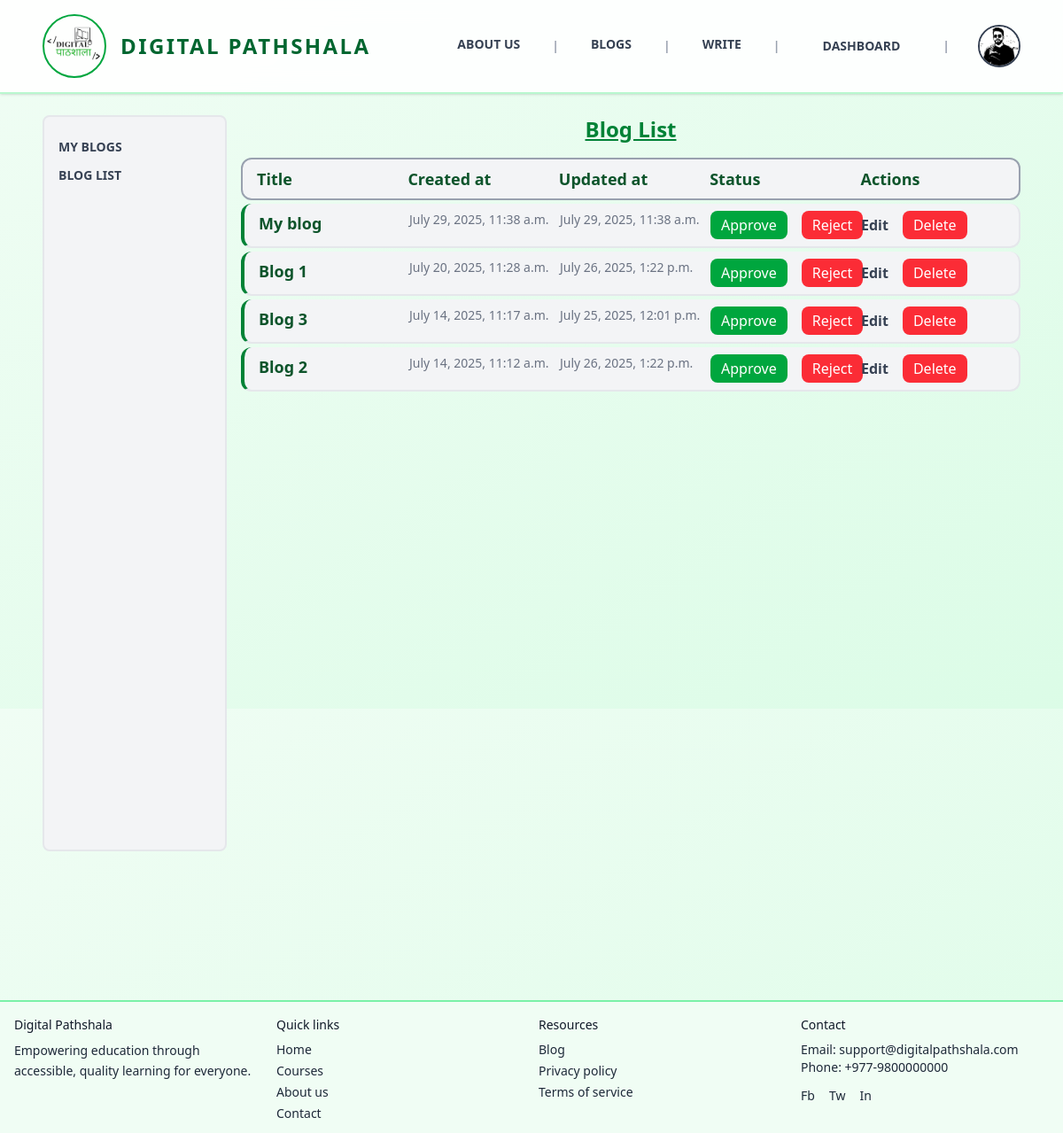
Screenshot of /writer/bloglist (signed in) with the database file from the repository.
### users/models.py (models this page shows, shortened)
class Profile(models.Model):
    def generateImagePath(instance, filename):
        return f'users/{instance.user.username}/{filename}'
    class GenderOptions(models.TextChoices):
        Male = "Male" , "Male"
        Female = "Female", "Female"
        Others = "Others", "Others"
    class RoleOptions(models.TextChoices):
        Admin = "Admin", "Admin"
        User = "User", "User"
    user = models.OneToOneField(User, on_delete=models.CASCADE)
    address = models.CharField(blank=True, null=True, max_length=50)
    phone = models.CharField(blank=True, null=True, max_length=10)
    nationality = models.CharField(blank=True, null=True, max_length=15, default="Nepal")
    gender = models.CharField(choices=GenderOptions, default=GenderOptions.Male, max_length=6)
    profile_image = models.ImageField( blank=True, null=True, upload_to=generateImagePath, default="users/default_user.png")
    dob = models.DateField(blank=True, null=True)
    role = models.CharField(choices=RoleOptions, default=RoleOptions.User, max_length=5)

### blogs/models.py (models this page shows, shortened)
class Blog(models.Model):
    def generateImagePath(instance, filename):
        return f'blog/{instance.author.username}/images/{filename}'
    def generateAttachmentPath(instance, filename):
        return f'blog/{instance.author.username}/attachments/{filename}'
    class StatusOptions(models.TextChoices):
        PENDING = "Pending", "Pending"
        ACTIVE = "Active", "Active"
        REJECTED = "Rejected", "Rejected"
    title = models.CharField(max_length=50 )
    content = models.TextField()
    author = models.ForeignKey(User, on_delete=models.CASCADE, related_name='blog_posts')
    tags = TaggableManager(blank=True)
    category = models.ForeignKey(Category, null=True, blank=True, on_delete=models.SET_NULL)
    image = models.ImageField(blank=True, null=True , upload_to=generateImagePath, default='blog/blog1.png')
    attachment = models.FileField(blank=True, null=True, upload_to=generateAttachmentPath)
    status = models.CharField(max_length=8, choices=StatusOptions, default=StatusOptions.PENDING)
    created_at = models.DateTimeField( auto_now_add=True, editable=False )
    updated_at = models.DateTimeField(auto_now=True, editable=False)

### main/views.py (the view)
# urls.py: path('bloglist', blogList),
def blogList(request):
    if request.user.profile.role == "Admin":
        blogs = Blog.objects.all().order_by("-created_at")
        return render(request, "pages/dashboard/admin/blogList.html", {"blogs":blogs})
    else:
        blogs = Blog.objects.filter(author=request.user).order_by("-created_at")
        return render(request, "pages/dashboard/writer/blogList.html", {"blogs": blogs})

### templates/pages/dashboard/admin/blogList.html (shortened to what this page needs)
{% extends 'pages/dashboard/layouts/admin.html' %}
{% block adminpanel %}
  <div>
    <h2 class="text-2xl text-green-700 underline font-bold text-center">Blog List</h2>
    <div>
      <div class="flex flex-col gap-1 my-4">
        <div class="bg-gray-100 border-2 border-gray-400 rounded-xl grid grid-cols-5 gap-2 w-full py-2 px-4 text-left">
          <div class="text-lg font-bold text-green-900">Title</div>
          <div class="text-lg font-bold text-green-900">Created at</div>
          <div class="text-lg font-bold text-green-900">Updated at</div>
          <div class="text-lg font-bold text-green-900">Status</div>
          <div class="text-lg font-bold text-green-900">Actions</div>
        </div>
        {% for blog in blogs %}
          <div class="text-left bg-gray-100 border-b-2 border-r-2 border-gray-200 rounded-xl grid grid-cols-5 gap-2 w-full py-2 px-4 hover:scale-[101%] duration-300
           border-l-4 {% if blog.status == 'Active' %}
               border-l-green-700
            {% elif blog.status == 'Rejected' %}
               border-l-red-700
            {% elif blog.status == 'Pending' %}
               border-l-yellow-600
            {% else %}
               border-l-gray-400
            {% endif %}">
            <a href="/blog/{{ blog.id }}" class="text-lg font-bold text-green-900">{{ blog.title }}</a>
            <p class="text-sm text-gray-500">{{ blog.created_at }}</p>
            <p class="text-sm text-gray-500">{{ blog.updated_at }}</p>
            <div class="flex gap-4">
              <form action="/blog/change-status/{{blog.id}}" method="post">
                <Button type="submit" class="py-1 px-3 bg-green-600 hover:bg-green-700 hover:cursor-pointer text-white rounded-lg">Approve</Button>
              </form>
              <form action="/blog/change-status/{{blog.id}}" method="post">
                <Button type="submit" class="py-1 px-3 bg-red-500 hover:bg-red-700 hover:cursor-pointer text-white rounded-lg">Reject</Button>
              </form>
            </div>
            <div class="flex gap-4">
              <a href="/blog/edit/{{ blog.id }}" class="font-bold hover:text-blue-600 my-auto">Edit</a>
              <form action="/blog/delete/{{ blog.id }}" method="post">
                <Button type="submit" class="py-1 px-3 bg-red-500 hover:bg-red-700 hover:cursor-pointer text-white rounded-lg">Delete</Button>
              </form>
            </div>
          </div>
        {% endfor %}
      </div>
    </div>
  </div>
{% endblock %}

### templates/layouts/main.html (shortened to what this page needs)
<!DOCTYPE html>
<html lang="en">
  <head>
    <script src="https://cdn.jsdelivr.net/npm/@tailwindcss/browser@4"></script>
  </head>
  <body class="font-sans text-gray-700 bg-gradient-to-br from-green-50 to-green-100 min-h-screen">
    <nav class="uppercase flex justify-between bg-white/90 backdrop-blur-md border-b-2 border-green-200 py-4 px-6 lg:px-12 lg:py:6 shadow-sm sticky top-0 z-40">
      <a href="/" class="flex items-center group">
        <div class="w-16 lg:w-18 h-16 lg:h-18 rounded-full border-2 border-green-600 flex items-center justify-center group-hover:scale-105 transition-transform">
          <img src="/static/images/favicon.ico" alt="Digital Pathshala Logo" />
        </div>
        <div class="ml-2 lg:ml-4 text-xl lg:text-2xl font-semibold text-green-800 tracking-widest">Digital Pathshala</div>
      </a>
      <div class="my-auto hidden md:block">
        <ul class="flex gap-6 lg:gap-8 text-sm font-bold items-center">
          <li class="relative group pb-1">
            <a href="/about-us" class="text-gray-700 hover:text-green-600 transition-colors p-1">About Us</a>
          </li>
          <li class="text-gray-400">|</li>
          <li class="relative group pb-1">
            <a href="/blogs" class="text-gray-700 hover:text-green-600 transition-colors p-1">Blogs</a>
          </li>
          <li class="text-gray-400">|</li>
          <li class="relative group pb-1">
            <a href="/blog/add" class="text-gray-700 hover:text-green-600 transition-colors p-1">Write</a>
          </li>
          <li class="text-gray-400">|</li>
          <li class="hover:bg-green-600 hover:text-white px-4 py-2 transition-all duration-300 rounded-lg">
            {% if user.is_authenticated %}
              <a href="/writer/dashboard">Dashboard</a>
            {% else %}
              <a href="/auth/sign-up">Get Started</a>
            {% endif %}
          </li>
          {%if user.is_authenticated%}
           <li class="text-gray-400">|</li>
           <li>
              <a href="/profile">
                <img class="w-12 h-12 rounded-full border-2 object-cover" src="{{user.profile.profile_image.url}}" alt="Profile Image">
              </a>
           </li>
          {%endif%}
        </ul>
      </div>
    </nav>
    <div class="flex flex-col px-12 py-6 min-h-[80vh]">
      {% block content %}
      {% endblock %}
    </div>
    <footer class="bg-green-50 border-t-2 border-green-300 text-gray-800 text-sm">
      <div class="max-w-7xl mx-auto p-4 grid grid-cols-1 md:grid-cols-4 gap-4">
        <div>
          <p class="font-medium text-gray-900">Digital Pathshala</p>
          <p class="mt-2 leading-relaxed">Empowering education through accessible, quality learning for everyone.</p>
        </div>
        <div>
          <p class="mb-2 font-medium text-gray-900">Quick links</p>
          <ul class="space-y-1">
            <li>
              <a href="/home" class="hover:underline">Home</a>
            </li>
            <li>
              <a href="/courses" class="hover:underline">Courses</a>
            </li>
            <li>
              <a href="/about" class="hover:underline">About us</a>
            </li>
            <li>
              <a href="/contacts" class="hover:underline">Contact</a>
            </li>
          </ul>
        </div>
        <div>
          <p class="mb-2 font-medium text-gray-900">Resources</p>
          <ul class="space-y-1">
            <li>
              <a href="/blogs" class="hover:underline">Blog</a>
            </li>
            <li>
              <a href="/privacy" class="hover:underline">Privacy policy</a>
            </li>
            <li>
              <a href="/terms" class="hover:underline">Terms of service</a>
            </li>
          </ul>
        </div>
        <div>
          <p class="mb-2 font-medium text-gray-900">Contact</p>
          <p>
            Email: <a href="mailto:support@digitalpathshala.com" class="hover:underline">support@digitalpathshala.com</a>
          </p>
          <p>
            Phone: <a href="tel:+9779800000000" class="hover:underline">+977-9800000000</a>
          </p>
          <div class="flex space-x-4 mt-3">
            <a href="https://www.facebook.com/digitalpathshala999" aria-label="Facebook" class="hover:text-gray-900">Fb</a>
            <a href="#" aria-label="Twitter" class="hover:text-gray-900">Tw</a>
            <a href="#" aria-label="LinkedIn" class="hover:text-gray-900">In</a>
          </div>
        </div>
      </div>
    </footer>
  </body>
</html>

### rows the page displays
Blog: title "My blog", created_at "July 29, 2025, 11:38 a.m.", updated_at "July 29, 2025, 11:38 a.m."
Blog: title "Blog 1", created_at "July 20, 2025, 11:28 a.m.", updated_at "July 26, 2025, 1:22 p.m."
Blog: title "Blog 3", created_at "July 14, 2025, 11:17 a.m.", updated_at "July 25, 2025, 12:01 p.m."
Blog: title "Blog 2", created_at "July 14, 2025, 11:12 a.m.", updated_at "July 26, 2025, 1:22 p.m."
